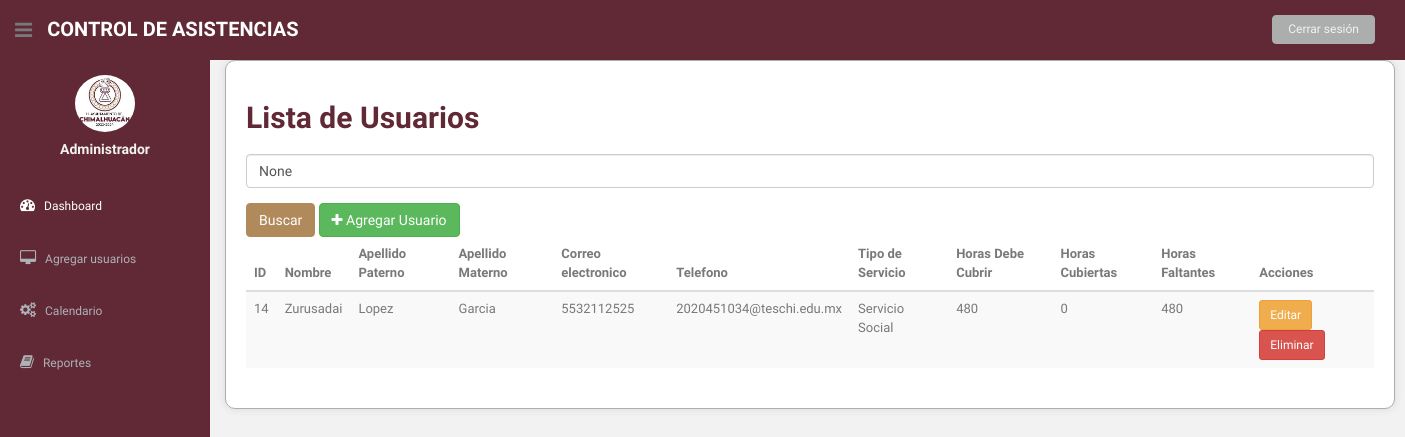
Page /lista_usuarios/ (signed in) on the earlier database version.
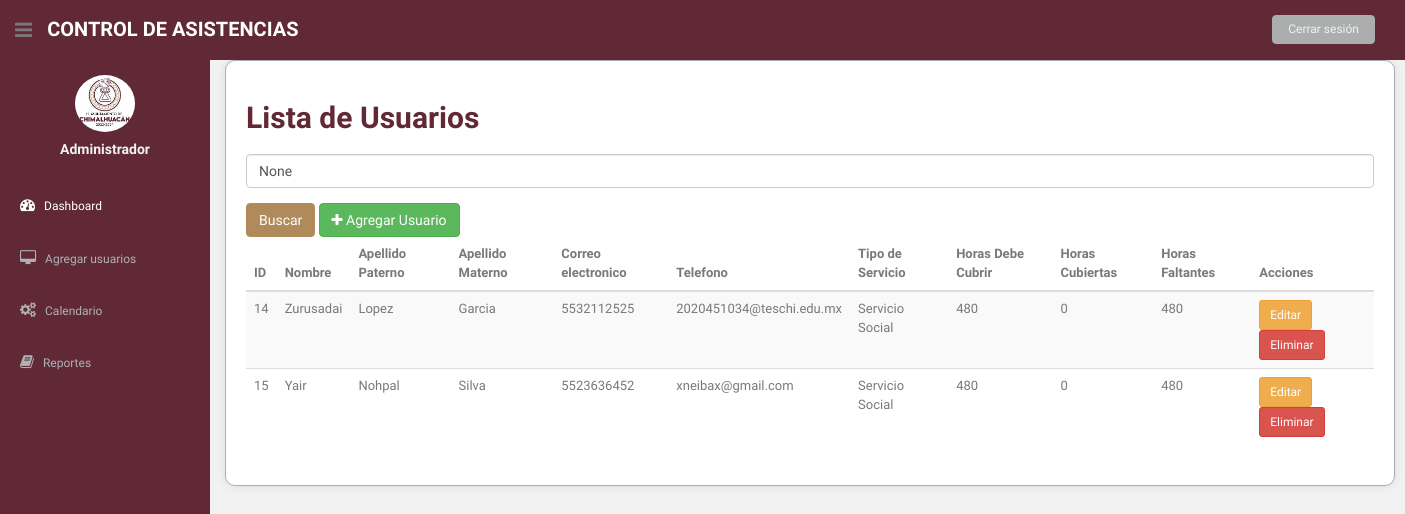
Same page on the later database version.
### asistencia/models.py (models this page shows, shortened)
class Usuario(models.Model):
    nombre = models.CharField(max_length=100)
    apellido_paterno = models.CharField(max_length=100)
    apellido_materno = models.CharField(max_length=100)
    telefono = models.CharField(max_length=20)
    correo_electronico = models.EmailField(max_length=255)
    user = models.OneToOneField(User, on_delete=models.CASCADE, null=True, blank=True)
    OPCIONES_SERVICIO = [
        ('SS', 'Servicio Social'),
        ('R', 'Residencias'),
    ]
    tipo_servicio = models.CharField(max_length=2, choices=OPCIONES_SERVICIO)
    horas_realizadas = models.IntegerField(default=0)  # Se actualizará según las horas realizadas
    horas_requeridas = models.IntegerField()  # Horas requeridas para el servicio

### asistencia/views.py (the view)
# urls.py: path('lista_usuarios/', views.lista_usuarios, name='lista_usuarios'),
@login_required
def lista_usuarios(request):
    usuarios = Usuario.objects.all()
    query = request.GET.get('q')
    if query:
        usuarios = usuarios.filter(nombre__icontains=query)
    for usuario in usuarios:
        try:
            horas_realizadas = 0
            asistencias = Asistencia.objects.filter(usuario=usuario, fecha_salida__isnull=False)
            for asistencia in asistencias:
                if asistencia.fecha_salida and asistencia.fecha_entrada:
                    delta = asistencia.fecha_salida - asistencia.fecha_entrada
                    horas_realizadas += delta.total_seconds() / 3600
            usuario.horas_realizadas = horas_realizadas
            usuario.horas_faltantes = usuario.horas_requeridas - horas_realizadas
        except Exception as e:
            print(f"Error al calcular horas para {usuario}: {e}")
            usuario.horas_realizadas = 0
            usuario.horas_faltantes = usuario.horas_requeridas
    return render(request, 'lista_usuarios.html', {'usuarios': usuarios, 'query': query})

### asistencia/templates/lista_usuarios.html (shortened to what this page needs)
{% load static %}
<!DOCTYPE html>
<html lang="en">
<head>
  <link href="{% static 'css/bootstrap.css' %}" rel="stylesheet">
  <link href="{% static 'font-awesome/css/font-awesome.css' %}" rel="stylesheet" />
  <link rel="stylesheet" type="text/css" href="{% static 'css/zabuto_calendar.css' %}">
  <link rel="stylesheet" type="text/css" href="{% static 'js/gritter/css/jquery.gritter.css' %}" />
  <link rel="stylesheet" type="text/css" href="{% static 'lineicons/style.css' %}">
  <link href="{% static 'css/style.css' %}" rel="stylesheet">
  <link href="{% static 'css/style-responsive.css' %}" rel="stylesheet">
</head>
<body>
  <section id="container">
    <header class="header black-bg">
      <div class="sidebar-toggle-box">
        <div class="fa fa-bars tooltips" data-placement="right" data-original-title="Toggle Navigation"></div>
      </div>
      <a href="{% url 'admin_dashboard' %}" class="logo"><b>Control de Asistencias</b></a>
      <div class="top-menu">
        <ul class="nav pull-right top-menu">
          <li><a class="logout" href="{% url 'login' %}">Cerrar sesión</a></li>
        </ul>
      </div>
    </header>
    <aside>
      <div id="sidebar"  class="nav-collapse ">
          <ul class="sidebar-menu" id="nav-accordion">
              <p class="centered"><a href="profile.html"><img src="{% static '/img/LOGO.jpg' %}" class="img-circle" width="60"></a></p>
              <h5 class="centered">Administrador</h5>
              <li class="mt">
                  <a class="active" href="index.html">
                      <i class="fa fa-dashboard"></i>
                      <span>Dashboard</span>
                  </a>
              </li>
              <li class="sub-menu">
                  <a href="javascript:;" >
                      <i class="fa fa-desktop"></i>
                      <span>Agregar usuarios</span>
                  </a>
              </li>
              <li class="sub-menu">
                  <a href="javascript:;" >
                      <i class="fa fa-cogs"></i>
                      <span>Calendario</span>
                  </a>
              </li>
              <li class="sub-menu">
                  <a href="javascript:;" >
                      <i class="fa fa-book"></i>
                      <span>Reportes</span>
                  </a>
              </li>
          </ul>
      </div>
  </aside>
    <section id="main-content">
      <section class="wrapper">
        <div class="container">
          <h2>Lista de Usuarios</h2>
          <form method="get" action="{% url 'lista_usuarios' %}">
            <div class="form-group">
              <input type="text" name="q" class="form-control" placeholder="Buscar por nombre" value="{{ query }}">
            </div>
            <button type="submit" class="btn btn-primary">Buscar</button>
            <a href="{% url 'agregar_usuario' %}" class="btn btn-success"><i class="fa fa-plus"></i> Agregar Usuario</a>
          </form>
          <div class="table-responsive">
            <table class="table table-striped">
              <thead>
                <tr>
                  <th>ID</th>
                  <th>Nombre</th>
                  <th>Apellido Paterno</th>
                  <th>Apellido Materno</th>
                  <th>Correo electronico</th>
                  <th>Telefono</th>
                  <th>Tipo de Servicio</th>
                  <th>Horas Debe Cubrir</th>
                  <th>Horas Cubiertas</th>
                  <th>Horas Faltantes</th>
                  <th>Acciones</th>
                </tr>
              </thead>
              <tbody>
                {% for usuario in usuarios %}
                <tr>
                  <td>{{ usuario.id }}</td>
                  <td>{{ usuario.nombre }}</td>
                  <td>{{ usuario.apellido_paterno }}</td>
                  <td>{{ usuario.apellido_materno }}</td>
                  <td>{{ usuario.telefono }}</td>
                  <td>{{ usuario.correo_electronico }}</td>
                  <td>{{ usuario.get_tipo_servicio_display }}</td>
                  <td>{{ usuario.horas_requeridas }}</td>
                  <td>{{ usuario.horas_realizadas }}</td>
                  <td>{{ usuario.horas_faltantes }}</td>
                  <td>
                    <a href="{% url 'editar_usuario' usuario.pk %}" class="btn btn-warning btn-sm">Editar</a>
                    <a href="{% url 'eliminar_usuario' usuario.pk %}" class="btn btn-danger btn-sm">Eliminar</a>
                  </td>
                </tr>
                {% endfor %}
              </tbody>
            </table>
          </div>
        </div>
      </section>
    </section>
  </section>
</body>
</html>

### asistencia/static/css/style.css (style rules this page uses)
body { color: #797979; background: #f2f2f2; font-family: 'Ruda', sans-serif; padding: 0px !important; margin: 0px !important; font-size:13px; }
ul li { list-style: none; }
a, a:hover, a:focus { text-decoration: none; outline: none; }
#container { width: 100%; height: 100%; }
.centered { text-align: center; }
.mt { margin-top: 25px; }
ul.top-menu > li > .logout { color: #f2f2f2; font-size: 12px; border-radius: 4px; -webkit-border-radius: 4px; border: 1px solid #ACADAD !important; padding: 5px 15px; margin-right: 15px; background: #ACADAD; margin-top: 15px; }
#sidebar { width: 210px; height: 100%; position: fixed; background: #602935; }
#sidebar h5 { color: #f2f2f2; font-weight: 700; }
#sidebar ul li { position: relative; }
ul.sidebar-menu , ul.sidebar-menu li ul.sub { margin: -2px 0 0; padding: 0; }
ul.sidebar-menu { margin-top: 75px; }
ul.sidebar-menu li { margin-bottom: 5px; margin-left:10px; margin-right:10px; }
ul.sidebar-menu li.sub-menu { line-height: 15px; }
ul.sidebar-menu li a span { display: inline-block; }
ul.sidebar-menu li a { color: #aeb2b7; text-decoration: none; display: block; padding: 15px 0 15px 10px; font-size: 12px; outline: none; -webkit-transition: all 0.3s ease; -moz-transition: all 0.3s ease; -o-transition: all 0.3s ease; -ms-transition: all 0.3s ease; transition: all 0.3s ease; }
ul.sidebar-menu li a.active, ul.sidebar-menu li a:hover, ul.sidebar-menu li a:focus { background: #602935; color: #fff; display: block; -webkit-transition: all 0.3s ease; -moz-transition: all 0.3s ease; -o-transition: all 0.3s ease; -ms-transition: all 0.3s ease; transition: all 0.3s ease; }
ul.sidebar-menu li a i { font-size: 15px; padding-right: 6px; }
ul.sidebar-menu li a.active i { color: #fff; }
#main-content { margin-left: 210px; }
.header, .footer { min-height: 60px; padding: 0 15px; }
.header { position: fixed; left: 0; right: 0; z-index: 1002; }
.black-bg { background: #602935; border-bottom: 1px solid #602935; }
.wrapper { display: inline-block; margin-top: 60px; padding-left: 15px; padding-right: 15px; padding-bottom: 15px; padding-top: 0px; width: 100%; }
a.logo { font-size: 20px; color: #ffffff; float: left; margin-top: 15px; text-transform: uppercase; }
a.logo b { font-weight: 900; }
#top_menu .nav > li, ul.top-menu > li { float: left; }
ul.top-menu > li > a { color: #666666; font-size: 16px; border-radius: 4px; -webkit-border-radius: 4px; border:1px solid #666666 !important; padding: 2px 6px; margin-right: 15px; }
.sidebar-toggle-box { float: left; padding-right: 15px; margin-top: 20px; }
.sidebar-toggle-box .fa-bars { cursor: pointer; display: inline-block; font-size: 20px; }

### asistencia/templates/lista_usuarios.html (style rules this page uses)
.container { background-color: #ffffff; border: 1px solid #ACADAD; padding: 20px; border-radius: 10px; box-shadow: 0px 0px 10px rgba(0, 0, 0, 0.1); }
.container h2 { color: #602935; font-weight: bold; }
.container form { margin-top: 20px; }
.container .btn-primary { background-color: #B08A5B; border-color: #B08A5B; }

Differences in the rows shown:
added Usuario: id "15", nombre "Yair", apellido_paterno "Nohpal", apellido_materno "Silva", telefono "5523636452", correo_electronico "xneibax@gmail.com", tipo_servicio "Servicio Social", horas_requeridas "480", horas_realizadas "0", horas_faltantes "480"
